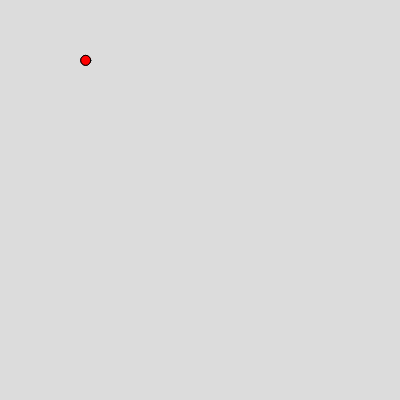
Frame 1 (no input)
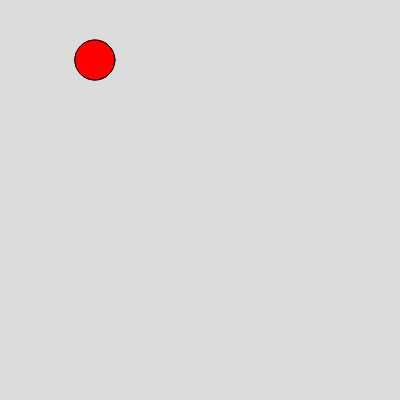
Frame 60 (no input)
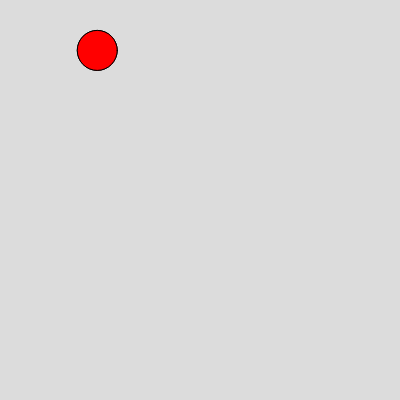
Frame 120 (the mouse pressed at the canvas centre since frame 60)

The p5.js sketch that drew these frames (run headless with seeded random() and noise() and a simulated clock; from frame 60 on, the mouse is pressed at the canvas centre):

// p5.js sketch
// ── sketch.js
//variable table, these are the names of diverse variables that you can then use below
let durchmesser;
durchmesser=10;

let stop;
stop=40

let x, y;

function setup() {
  createCanvas(400, 400);
  //x=random(width);
  //y=random(height);
}

function draw() {
  background(220);

  // random x and y within the canvas
  let x = random(50, 100);
  let y = random(100, 50);
  
  fill(255, 0, 0);
  ellipse(x, y, durchmesser, durchmesser);

  fill(255, 0, 0);
  ellipse(x, y, durchmesser, durchmesser);

    // increase only if smaller than "stop" which is now 400
  if (durchmesser < stop) {
    durchmesser = durchmesser + 1;
  }
}
